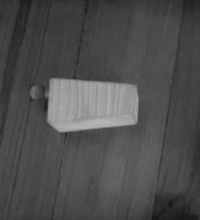
%> input picture projects/CA2/test1.bmp, 200 x 220 px, shrunk from 438 x 481 before the run
$ octave run_A.m   (GNU Octave 9; MATLAB toolbox functions it lacks are replaced by stand-ins)
%> lines starting %> are read from the running program, lines starting %| are printed output that depends on the picture; in (x1, y1, x2, y2) boxes, pixels count from 0 and x2, y2 are one past the last pixel; in counts of white or black regions, pixels touching at a corner belong together; the program's own positions count from 1
### projects/CA2/intermeans.m
%To calculate the intermeans threshold;
%input is the gray level image test1 .
%output is the threshold value T and the binary thresholded image Iout.

function [T ,Iout] = intermeans(Iin)

[h, g] = imhist(Iin);
h = h.';
T = round(mean2(Iin)); %initial threshold value
T_prev = NaN;

while T_prev ~= T
    T_prev = T;
    g_low = g(1):1:T_prev;
    mean_low = sum(g_low .* h(1:1:length(g_low))) / sum(h(1:1:length(g_low))); %u1

    g_high = T_prev+1:1:g(end);
    mean_high = sum(g_high .* h(length(g_low)+1:1:g(end)+1)) / sum(h(length(g_low)+1:1:g(end)+1)); %u2
    T = floor((mean_low + mean_high) / 2); %update threshold
end

T_norm = (T - g(1)) / (g(end) - g(1)); %normalize threshold for im2bw
Iout = im2bw(Iin, T_norm);

end

### projects/CA2/features.m
%To compute the features
%input is the binary thresholded image
%outputs are the feature values
function [P, A, C, xbar, ybar, phione] = features(Iin)

biggest_Iin = bwareafilt(Iin, 1); %filter to get the largest boundary

%find area
struct_A = regionprops(biggest_Iin, 'Area');
A = struct_A.Area;

%find perimeter
struct_P = regionprops(biggest_Iin, 'Perimeter');
P = struct_P.Perimeter;

%find compactness
C = P^2 / (4 * pi * A);

%find centroid
[r, c] = size(Iin);
m = zeros(r, c);
B = flip(Iin); %flip matrix to make sure origin follow xy plane
for i = 0:1
    for j = 0:1
        for y = 1:r
            for x = 1:c
                m(i+1, j+1) = m(i+1, j+1) + ((x-1)^i*(y-1)^j*B(y,x));
            end
        end
    end
end
xbar = m(2,1)/m(1,1);
ybar = m(1,2)/m(1,1);

%first invariant moment
u = [ 0 0 0 0;0 0 0 0;0 0 0 0;0 0 0 0];
for i = 0:3
    for j = 0:3
        for y = 1:r
            for x = 1:c
                u(i+1, j+1) = u(i+1, j+1) + ((x-1-xbar)^i*(y-1-ybar)^j*B(y,x));
            end
        end
    end
end

n = [ 0 0 0 0;0 0 0 0;0 0 0 0;0 0 0 0];
for i=0:3
    for j=0:3
        n(i+1, j+1) = u(i+1, j+1) / (u(1,1)^(1+(i+j)/2));
    end
end

phione = n(3,1)+ n(1,3); %n20 + n02

end

### projects/CA2/run_A.m
%%%%% Section A %%%%%
% This m file is used to test your code for Section A
% Ensure that when you run this script file, the output images are generated and displayed correctly
%--- 1. Display the thresholded image and the threshold
I = imread('test1.bmp');
%> I is the input picture: size 220x200 uint8; min 21, max 181, mean 78.1
[T, IT] = intermeans(I);
%> in intermeans, `[h, g] = imhist(Iin);`: h = 256 values, max 1487 at index 76, min 0 at index 1, mean 171.9; g = 256 values from 0 to 255
%> in intermeans, `T = round(mean2(Iin));`: T = 78
%> the loop in intermeans, `while T_prev ~= T` made 5 passes
%> (T_prev, mean_low, mean_high, T) on passes 1 to 5: (78, 65.11, 108.1, 86), (86, 67.72, 127.9, 97), (97, 69.45, 151, 110), (110, 69.79, 156.2, 113), (113, 69.81, 156.4, 113)
%> in intermeans, `T_norm = (T - g(1)) / (g(end) - g(1));`: T_norm = 0.443
%> in intermeans, `Iout = im2bw(Iin, T_norm);`:
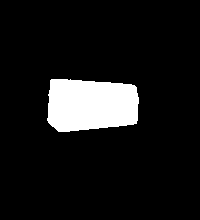
%> Iout: size 220x200 logical; 9.5% white; 1 white region, box (x1, y1, x2, y2) and area: (47, 79, 139, 132) 4187
%> T = 113
imshow(IT); % display image IT
output = T; % display the intermeans threshold
%> output = 113
disp('T = ');
disp(T);
%| 113

%--- 2. Display the measured feature values
[P, A, C, xbar, ybar, phione] = features(IT)
%> in features, `struct_A = regionprops(biggest_Iin, 'Area');`: struct_A = 1 region; Area: 4187
%> in features, `A = struct_A.Area;`: A = 4187
%> in features, `struct_P = regionprops(biggest_Iin, 'Perimeter');`: struct_P = 1 region; Perimeter: 257.8
%> in features, `P = struct_P.Perimeter;`: P = 257.8
%> in features, `C = P^2 / (4 * pi * A);`: C = 1.26
%> in features, `B = flip(Iin);`:
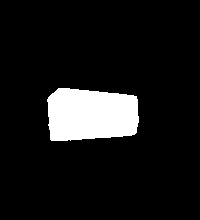
%> B: size 220x200 logical; 9.5% white; 1 white region, box (x1, y1, x2, y2) and area: (47, 88, 139, 141) 4187
%> in features, `xbar = m(2,1)/m(1,1);`: xbar = 90.81
%> in features, `ybar = m(1,2)/m(1,1);`: ybar = 114.4
%> after the loop in features, `for i = 0:3`: u = [4187 -2.82e-09 781679.1 -2262.6; 2.1e-10 8948.2 -2895781.5 1440922.3; 2687084.1 440809.7 462977105 342978000.9; 7080014.6 1570757.4 -1.78e+09 -6.46e+09]
%> after the loop in features, `for i=0:3`: n = [1 -1.04e-14 0.0446 -1.99e-06; 7.75e-16 0.00051 -0.00255 1.96e-05; 0.153 0.000389 0.00631 7.22e-05; 0.00624 2.14e-05 -0.000374 -2.1e-05]
%> in features, `phione = n(3,1)+ n(1,3);`: phione = 0.198
%> P = 257.8; A = 4187; C = 1.26; xbar = 90.81; ybar = 114.4; phione = 0.198

$ run again, with projects/CA2/test2.bmp copied over projects/CA2/test1.bmp
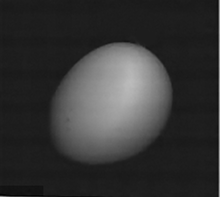
%> input picture projects/CA2/test2.bmp, 220 x 197 px, shrunk from 426 x 381 before the run
%> I is the input picture: size 197x220 uint8; min 1, max 188, mean 52.8
%> h = 256 values, max 9045 at index 30, min 0 at index 1, mean 169.3; g = 256 values from 0 to 255
%> in intermeans, `T = round(mean2(Iin));`: T = 53
%> the loop in intermeans, `while T_prev ~= T` made 4 passes
%> (T_prev, mean_low, mean_high, T) on passes 1 to 4: (53, 28.85, 118.7, 73), (73, 30.37, 126.5, 78), (78, 30.87, 128.5, 79), (79, 30.96, 128.8, 79)
%> T_norm = 0.31
%> in intermeans, `Iout = im2bw(Iin, T_norm);`:
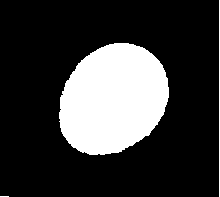
%> Iout: size 197x220 logical; 22.3% white; 3 white regions (1 under 20 px), largest, box (x1, y1, x2, y2) and area: (59, 43, 169, 155) 9465, (219, 0, 220, 197) 197
%> `[T, IT] = intermeans(I);`: T = 79
%| 79
%> biggest_Iin: size 197x220 logical; 21.8% white; 1 white region, box (x1, y1, x2, y2) and area: (59, 43, 169, 155) 9465
%> struct_A = 1 region; Area: 9465
%> in features, `A = struct_A.Area;`: A = 9465
%> struct_P = 1 region; Perimeter: 355.7
%> in features, `P = struct_P.Perimeter;`: P = 355.7
%> in features, `C = P^2 / (4 * pi * A);`: C = 1.06
%> in features, `B = flip(Iin);`:
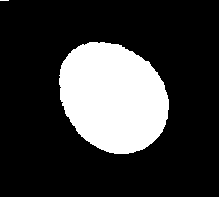
%> B: size 197x220 logical; 22.3% white; 3 white regions (1 under 20 px), largest, box (x1, y1, x2, y2) and area: (59, 42, 169, 154) 9465, (219, 0, 220, 197) 197
%> in features, `xbar = m(2,1)/m(1,1);`: xbar = 114.9
%> in features, `ybar = m(1,2)/m(1,1);`: ybar = 97.02
%> after the loop in features, `for i = 0:3`: u = [9671 1.61e-08 8161890.9 -1585628.3; 6.31e-09 1641551.3 34654750.1 3.51e+09; 9445074.2 -20528799.1 1.21e+10 -9.94e+10; 169906875.6 3.77e+09 5.69e+11 1.63e+13]
%> after the loop in features, `for i=0:3`: n = [1 1.69e-14 0.0873 -0.000172; 6.63e-15 0.0176 0.00377 0.00388; 0.101 -0.00223 0.0134 -0.00112; 0.0185 0.00417 0.00639 0.00186]
%> in features, `phione = n(3,1)+ n(1,3);`: phione = 0.188
%> `[P, A, C, xbar, ybar, phione] = features(IT)`: P = 355.7; A = 9465; C = 1.06; xbar = 114.9; ybar = 97.02; phione = 0.188

$ run again, with projects/CA2/test3.bmp copied over projects/CA2/test1.bmp
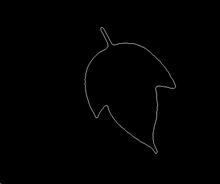
%> input picture projects/CA2/test3.bmp, 220 x 184 px, shrunk from 478 x 399 before the run
%> I is the input picture: size 184x220 uint8; min 0, max 125, mean 1.2
%> h = 256 values, max 39087 at index 1, min 0 at index 124, mean 158.1; g = 256 values from 0 to 255
%> in intermeans, `T = round(mean2(Iin));`: T = 1
%> the loop in intermeans, `while T_prev ~= T` made 5 passes
%> (T_prev, mean_low, mean_high, T) on passes 2 to 5: (20, 0.0707, 76.75, 38), (38, 0.137, 85.3, 42), (42, 0.154, 86.84, 43), (43, 0.16, 87.38, 43)
%> T_norm = 0.169
%> in intermeans, `Iout = im2bw(Iin, T_norm);`:
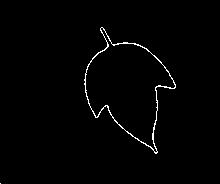
%> Iout: size 184x220 logical; 1.2% white in thin lines or dots, all inside (x1, y1, x2, y2) = (0, 27, 176, 184)
%> `[T, IT] = intermeans(I);`: T = 43
%| 43
%> biggest_Iin: size 184x220 logical; 1.2% white in thin lines or dots, all inside (x1, y1, x2, y2) = (84, 27, 176, 154)
%> struct_A = 1 region; Area: 484
%> in features, `A = struct_A.Area;`: A = 484
%> struct_P = 1 region; Perimeter: 383.4
%> in features, `P = struct_P.Perimeter;`: P = 383.4
%> in features, `C = P^2 / (4 * pi * A);`: C = 24.17
%> in features, `B = flip(Iin);`:
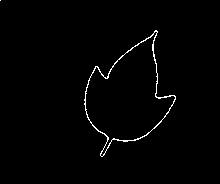
%> B: size 184x220 logical; 1.2% white in thin lines or dots, all inside (x1, y1, x2, y2) = (0, 0, 176, 157)
%> in features, `xbar = m(2,1)/m(1,1);`: xbar = 127.9
%> in features, `ybar = m(1,2)/m(1,1);`: ybar = 93.95
%> after the loop in features, `for i = 0:3`: u = [485 7.97e-11 645244.8 -1409971; 2.02e-11 -120081.9 -209064.6 -329167820; 405083.9 -878270.6 458936824.7 -1.43e+10; -2524047.5 118359678.9 -1.83e+10 1.47e+12]
%> after the loop in features, `for i=0:3`: n = [1 7.46e-15 2.74 -0.272; 1.89e-15 -0.51 -0.0404 -2.89; 1.72 -0.17 4.02 -5.69; -0.487 1.04 -7.3 26.53]
%> in features, `phione = n(3,1)+ n(1,3);`: phione = 4.47
%> `[P, A, C, xbar, ybar, phione] = features(IT)`: P = 383.4; A = 484; C = 24.17; xbar = 127.9; ybar = 93.95; phione = 4.47
